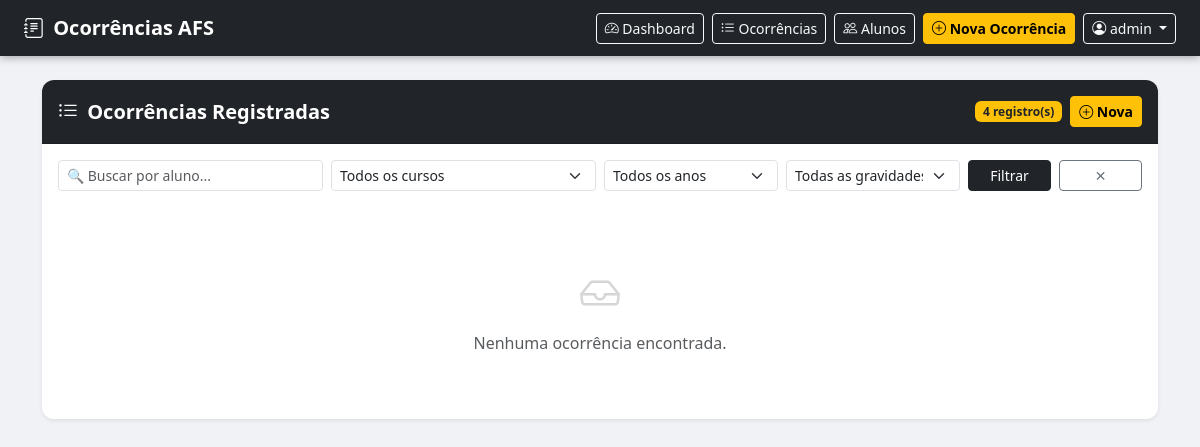
The page /ocorrencias/ (signed in) on the database as committed earlier.
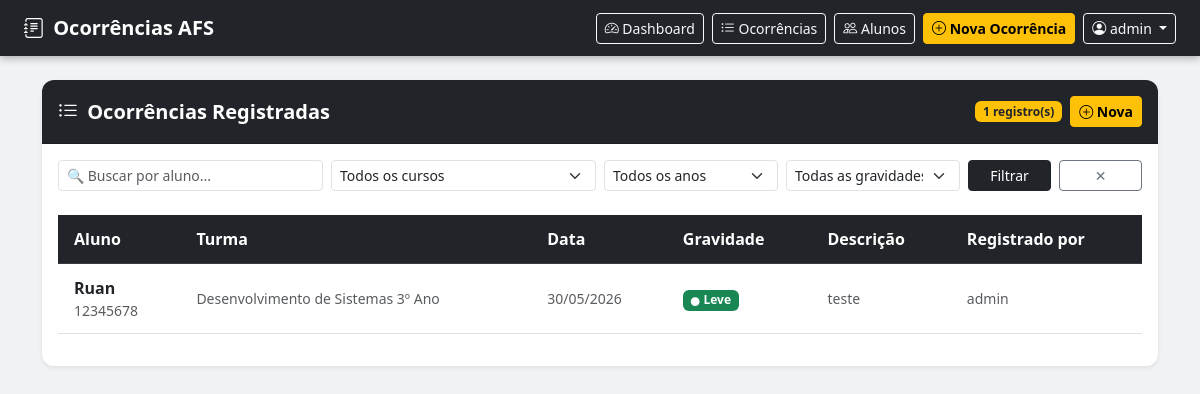
The same page on the database as committed later.
### ocorrencias/models.py (models this page shows, shortened)
class Ocorrencia(models.Model):
    class Gravidade(models.TextChoices):
        LEVE = 'leve', 'Leve'
        MEDIA = 'media', 'Média'
        GRAVE = 'grave', 'Grave'
    aluno = models.ForeignKey(
        Aluno,
        on_delete=models.PROTECT,  # ← PROTECT, não CASCADE
        related_name='ocorrencias'
    )
    registrado_por = models.ForeignKey(
        'auth.User',
        on_delete=models.SET_NULL,
        null=True,
        related_name='ocorrencias_registradas'
    )
    data = models.DateField(db_index=True)
    descricao = models.TextField()
    gravidade = models.CharField(
        max_length=10,
        choices=Gravidade.choices,
        default=Gravidade.LEVE,
        db_index=True,
    )
    criado_em = models.DateTimeField(auto_now_add=True)
    atualizado_em = models.DateTimeField(auto_now=True)
    class Meta:
        ordering     = ['-criado_em']
        verbose_name = 'Ocorrência'
        verbose_name_plural = 'Ocorrências'

class Aluno(models.Model):
    class Curso(models.TextChoices):
        ADMINISTRACAO = 'administracao', 'Administração'
        ENFERMAGEM = 'enfermagem', 'Enfermagem'
        INFORMATICA = 'informatica', 'Informática'
        LOGISTICA = 'logistica', 'Logística'
        DS = 'ds', 'Desenvolvimento de Sistemas'
    ANOS = [(1, '1º Ano'), (2, '2º Ano'), (3, '3º Ano')]
    matricula = models.CharField(max_length=20, unique=True, db_index=True)
    nome = models.CharField(max_length=200, db_index=True)
    curso = models.CharField(max_length=50, choices=Curso.choices, db_index=True)
    ano = models.PositiveSmallIntegerField(choices=ANOS, db_index=True)
    ativo = models.BooleanField(default=True)
    @property
    def turma(self):
        return f'{self.get_curso_display()} {self.get_ano_display()}'
    class Meta:
        ordering     = ['nome']
        verbose_name = 'Aluno'
        verbose_name_plural = 'Alunos'

### ocorrencias/views.py (the view)
# urls.py: path("ocorrencias/", views.listar, name="listar"),
@login_required
def listar(request):
    ocorrencias = Ocorrencia.objects.select_related("aluno", "registrado_por")
    nome = request.GET.get("nome", "").strip()
    if nome:
        ocorrencias = ocorrencias.filter(aluno__nome__icontains=nome)
    curso = request.GET.get("curso", "")
    if curso:
        ocorrencias = ocorrencias.filter(aluno__curso=curso)
    ano = request.GET.get("ano", "")
    if ano:
        ocorrencias = ocorrencias.filter(aluno__ano=ano)
    gravidade = request.GET.get("gravidade", "")
    if gravidade:
        ocorrencias = ocorrencias.filter(gravidade=gravidade)
    context = {
        "ocorrencias": ocorrencias,
        "cursos":      Aluno.Curso.choices,
        "anos": [(str(v), l) for v, l in Aluno.ANOS],
        "gravidades":  Ocorrencia.Gravidade.choices,
    }
    return render(request, "ocorrencias/listar.html", context)

### ocorrencias/templates/ocorrencias/listar.html (shortened to what this page needs)
{% extends 'ocorrencias/base.html' %}
{% block content %}
<div class="card shadow-sm">
  <div class="card-header bg-dark text-white d-flex justify-content-between align-items-center py-3">
    <h5 class="mb-0 fw-semibold">
      <i class="bi bi-list-ul me-1"></i> Ocorrências Registradas
    </h5>
    <div class="d-flex gap-2 align-items-center">
      <span class="badge bg-warning text-dark">{{ ocorrencias.count }} registro(s)</span>
      <a href="{% url 'cadastrar' %}" class="btn btn-warning btn-sm fw-semibold">
        <i class="bi bi-plus-circle"></i> Nova
      </a>
    </div>
  </div>
  <div class="card-body">
    <form method="GET" class="row g-2 mb-4">
      <div class="col-md-3">
        <input
          type="text" name="nome" class="form-control form-control-sm"
          placeholder="🔍 Buscar por aluno..."
          value="{{ request.GET.nome }}"
        />
      </div>
      <div class="col-md-3">
        <select name="curso" class="form-select form-select-sm">
          <option value="">Todos os cursos</option>
        </select>
      </div>
      <div class="col-md-2">
        <select name="ano" class="form-select form-select-sm">
          <option value="">Todos os anos</option>
        </select>
      </div>
      <div class="col-md-2">
        <select name="gravidade" class="form-select form-select-sm">
          <option value="">Todas as gravidades</option>
        </select>
      </div>
      <div class="col-md-1">
        <button type="submit" class="btn btn-dark btn-sm w-100">Filtrar</button>
      </div>
      <div class="col-md-1">
        <a href="{% url 'listar' %}" class="btn btn-outline-secondary btn-sm w-100" title="Limpar filtros">✕</a>
      </div>
    </form>
    {% if ocorrencias %}
    <div class="table-responsive">
      <table class="table table-hover align-middle">
        <thead class="table-dark">
          <tr>
            <th class="ps-3">Aluno</th>
            <th>Turma</th>
            <th>Data</th>
            <th>Gravidade</th>
            <th>Descrição</th>
            <th>Registrado por</th>
          </tr>
        </thead>
        <tbody>
          {% for oc in ocorrencias %}
          <tr>
            <td class="ps-3 fw-semibold">
              <a href="{% url 'detalhe' oc.pk %}" class="text-decoration-none text-dark">
                {{ oc.aluno.nome }}
              </a>
              <div class="text-muted small fw-normal">{{ oc.aluno.matricula }}</div>
            </td>
            <td class="text-muted small">{{ oc.aluno.turma }}</td>
            <td class="text-muted small text-nowrap">{{ oc.data|date:"d/m/Y" }}</td>
            <td>
              {% include "ocorrencias/partials/gravidade_badge.html" with gravidade=oc.gravidade %}
            </td>
            <td class="text-muted small">{{ oc.descricao|truncatechars:55 }}</td>
            <td class="text-muted small">
              {{ oc.registrado_por.get_full_name|default:oc.registrado_por.username|default:"—" }}
            </td>
          </tr>
          {% endfor %}
        </tbody>
      </table>
    </div>
    {% else %}
    <div class="text-center text-muted py-5">
      <i class="bi bi-inbox fs-1 d-block mb-2 opacity-25"></i>
      <p class="mb-0">Nenhuma ocorrência encontrada.</p>
    </div>
    {% endif %}
  </div>
</div>
{% endblock %}

### ocorrencias/templates/ocorrencias/partials/gravidade_badge.html
{% if gravidade == 'leve' %}
  <span class="badge bg-success"><i class="bi bi-circle-fill me-1" style="font-size:.55rem"></i>Leve</span>
{% elif gravidade == 'media' %}
  <span class="badge bg-warning text-dark"><i class="bi bi-circle-fill me-1" style="font-size:.55rem"></i>Média</span>
{% else %}
  <span class="badge bg-danger"><i class="bi bi-circle-fill me-1" style="font-size:.55rem"></i>Grave</span>
{% endif %}

Rows that differ between the two databases and show on the page:
added Ocorrencia: aluno.nome "Ruan", aluno.matricula "12345678", aluno.turma "Desenvolvimento de Sistemas 3º Ano", data "30/05/2026", gravidade "leve" (drawn), descricao "teste", registrado_por.get_full_name "admin"
Other text that changed with them:
{{ ocorrencias.count }}: "4" → "1"
text no longer shown: "Nenhuma ocorrência encontrada."
text now shown: "Aluno Turma Data Gravidade Descrição Registrado por"
